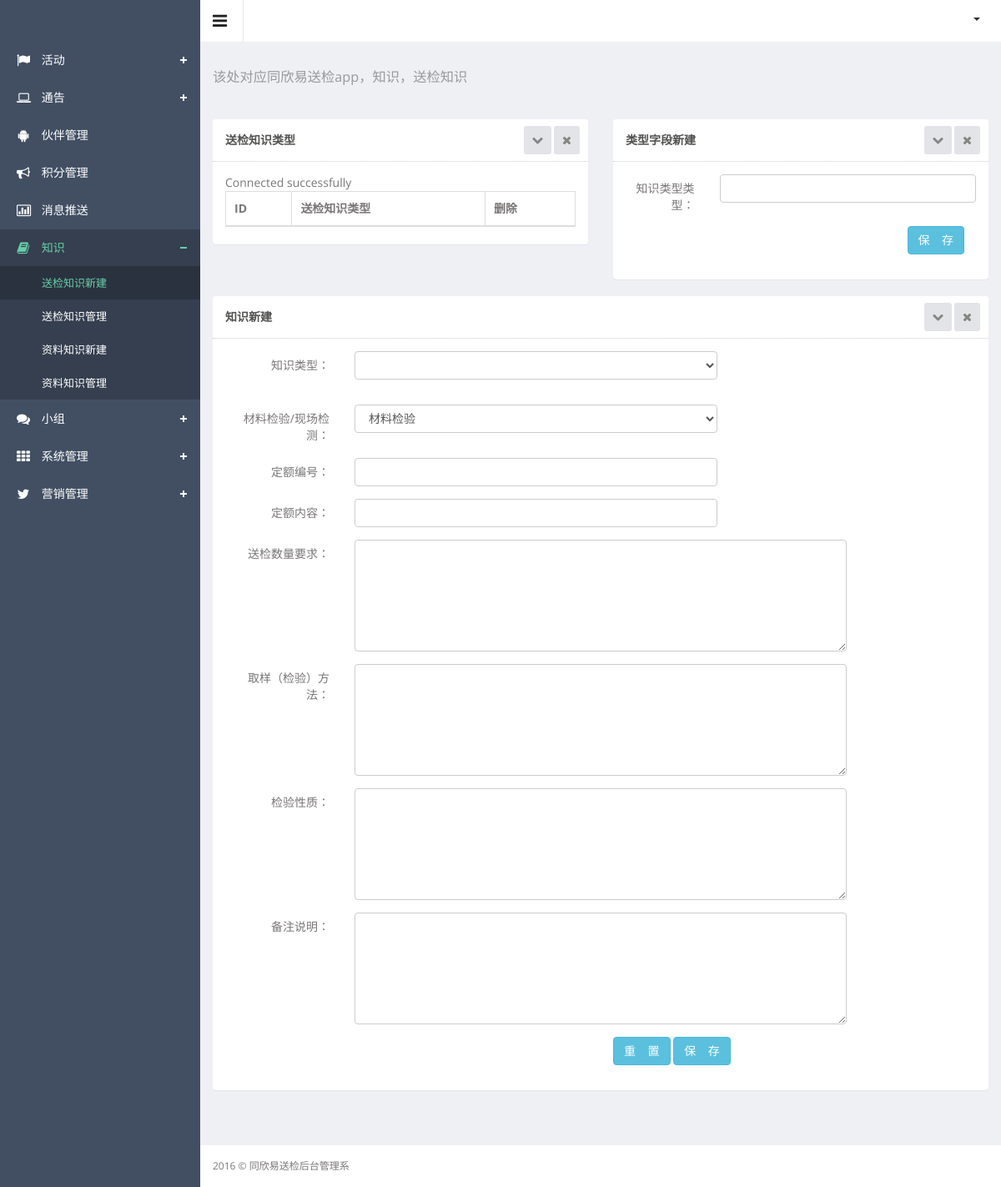
The page /admin/plus/zsxj.php on the database as committed earlier.
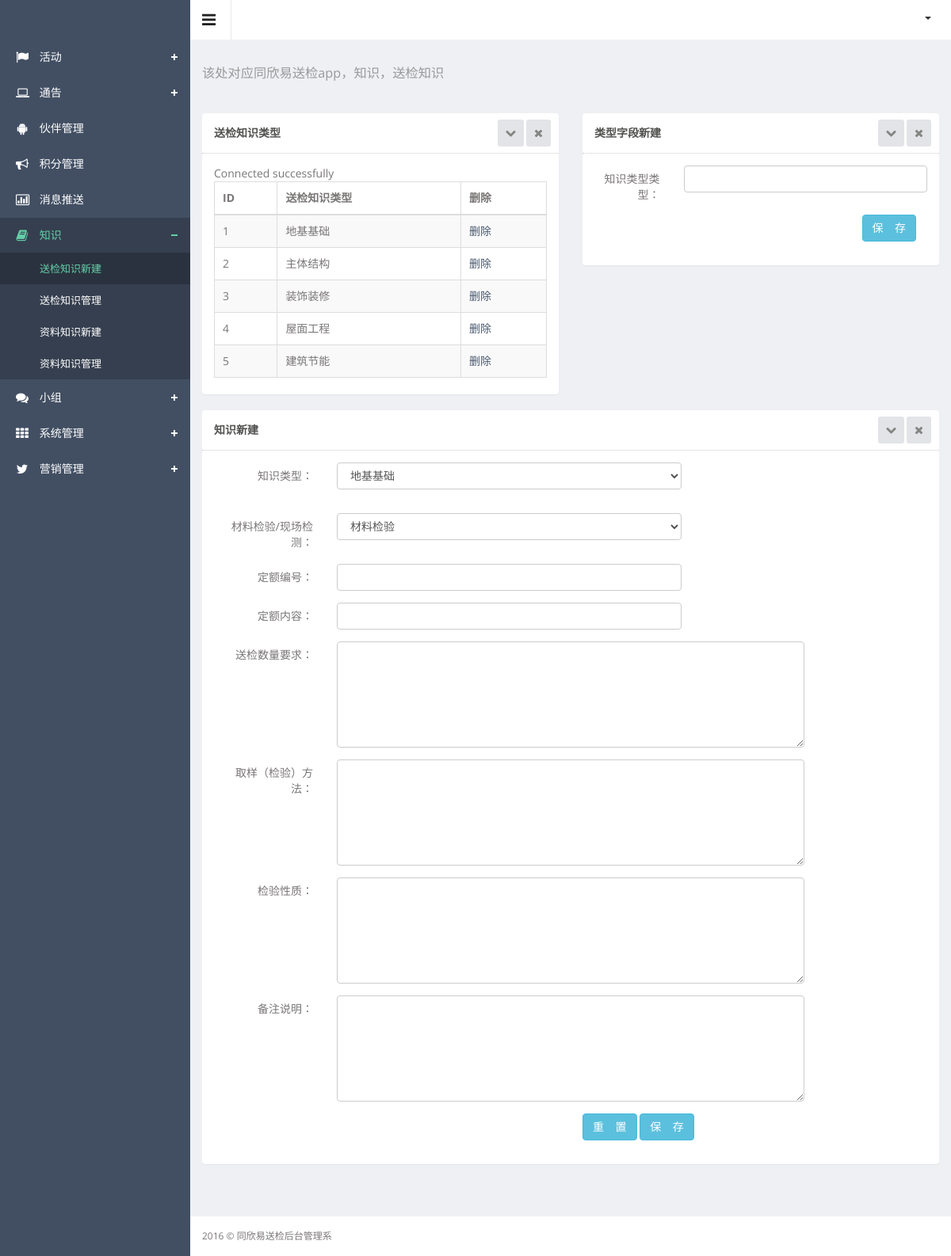
The same page on the database as committed later.
### admin/plus/zsxj.php (the view, shortened to what this page needs)
<!DOCTYPE html>
<html lang="en">
<head>
  <link href="../css/clndr.css" rel="stylesheet">
  <link href="../css/style.css" rel="stylesheet">
  <link href="../css/style-responsive.css" rel="stylesheet">
  <link rel="stylesheet" href="../js/data-tables/DT_bootstrap.css" />
  <link rel="stylesheet" type="text/css" href="../js/bootstrap-datetimepicker/css/datetimepicker-custom.css" />
</head>
<body class="sticky-header">
<section>
    <div class="left-side sticky-left-side">
        <div class="logo">
        </div>
        <div class="left-side-inner">
            <ul class="nav nav-pills nav-stacked custom-nav">
                <li class="menu-list"><a href="#"><i class="fa fa-flag"></i> <span>活动</span></a>
                </li>
                <li class="menu-list"><a href=""><i class="fa fa-laptop"></i> <span>通告</span></a>
                </li>
                <li><a href="hbgl.php"><i class="fa fa-android"></i> <span>伙伴管理</span></a></li>
                <li><a href="jfgl.php"><i class="fa fa-bullhorn"></i> <span>积分管理</span></a></li>
                <li><a href="xxts.php"><i class="fa fa-bar-chart-o"></i> <span>消息推送</span></a></li>
                <li class="menu-list nav-active"><a href=""><i class="fa fa-book"></i> <span>知识</span></a>
                    <ul class="sub-menu-list">
                        <li class="active"><a href="zsxj.php">送检知识新建</a></li>
                        <li><a href="zsgl.php">送检知识管理</a></li>
                        <li><a href="zlzsxj.php">资料知识新建</a></li>
                        <li><a href="zlzsgl.php">资料知识管理</a></li>
                    </ul>
                </li>
                <li class="menu-list"><a href=""><i class="fa fa-comments"></i> <span>小组</span></a>
                </li>
                <li class="menu-list"><a href=""><i class="fa fa-th"></i> <span>系统管理</span></a>
                </li>
                <li class="menu-list"><a href=""><i class="fa fa-twitter"></i> <span>营销管理</span></a>
                </li>
            </ul>
        </div>
    </div>
    <div class="main-content" >
        <div class="header-section">
            <a class="toggle-btn"><i class="fa fa-bars"></i></a>
            <div class="menu-right">
                <ul class="notification-menu">
                    <li>
                        <a href="#" class="btn btn-default dropdown-toggle" data-toggle="dropdown">
                            <span class="caret"></span>
                        </a>
                    </li>
                </ul>
            </div>
        </div>
        <div class="page-heading">
            <h3>
            	<small>该处对应同欣易送检app，知识，送检知识</small>
            </h3>
        </div>
        <div class="wrapper">
        	<div class="row">
                <div class="col-md-6">
                    <section class="panel">
                        <header class="panel-heading">
                        	送检知识类型
                            <span class="tools pull-right">
                                <a id="zslxpanel" class="fa fa-chevron-down" href="javascript:;"></a>
                                <a class="fa fa-times" href="javascript:;"></a>
                            </span>
                        </header>
                        <div class="panel-body">
                        	<div class="adv-table editable-table ">
                        		<table class="table table-striped table-hover table-bordered" id="editable-sample">
                        			<thead>
                        				<tr>
                        					<th>ID</th>
                        					<th>送检知识类型</th>
                        					<th>删除</th>
                        				</tr>
                        			</thead>
                        			<tbody>
                        				<?php
                        					require("../../conn.php");
                        					$sql = "select * from pc_送检知识类型  ";
                        					$result = $conn->query($sql);
                        					while($row = $result->fetch_assoc()) {
                        				?>
                        				<tr class="">
                        					<td><?php echo $row["id"];?></td>
                        					<td><?php echo $row["送检知识类型"];?></td>
                        					<td><a class="schu" sjc="<?php echo $row["时间戳"];?>">删除</a></td>
                        				</tr>
                        				<?php
																	}
																?>
                        			</tbody>
                        		</table>
                        	</div>
                        </div>
                    </section>
                </div>
                <div class="col-md-6">
                    <section class="panel">
                        <header class="panel-heading">
                        	类型字段新建
                            <span class="tools pull-right">
                                <a id="zdxjpanel" class="fa fa-chevron-down" href="javascript:;"></a>
                                <a class="fa fa-times" href="javascript:;"></a>
                            </span>
                        </header>
                        <div id="zdxjpanelbody" class="panel-body">
                        	<form id="lxzdform" class="form-horizontal cmxform">
                            	<div class="form-group">
                                <label for="sjzslx" class="col-lg-3 col-sm-2 control-label">知识类型类型：</label>
                                <div class="col-lg-9">
                                	<input id="sjzslx" name="sjzslx" class="form-control"  size="16" type="text" value="" />
                                </div>
                            	</div>
                            	<div class="form-group">
                                	<div class="col-lg-offset-9 col-lg-5">
                                		<button class="btn btn-default btn-info" type="submit">保&nbsp;&nbsp;&nbsp;&nbsp;存</button>
                                	</div>
                                </div>
                            </form>
                        </div>
                    </section>
                </div>
            </div>
            <div class="row">
                <div class="col-md-12">
                    <section class="panel">
                        <header class="panel-heading">
                        	知识新建
                              <span class="tools pull-right">
                                <a class="fa fa-chevron-down" href="javascript:;"></a>
                                <a class="fa fa-times" href="javascript:;"></a>
                             </span>
                        </header>
                        <div  class="panel-body">
                            <form id="zsxjform" class="form-horizontal cmxform ">
                                <div class="form-group">
                                    <label for="zslx" class="control-label col-lg-2">知识类型：</label>
                                    <div class="col-lg-6">
                                        <select id="zslx" name="zslx" class="form-control m-bot15">
                                       <?php
                                        	$sql = "select * from pc_送检知识类型  ";
                                        	$result = $conn->query($sql);
                                        	while($row = $result->fetch_assoc()) {
                                				?>
                                				<option><?php echo $row["送检知识类型"];?></option>
                                				<?php
                                					}
                                				?>
                                        </select>
                                    </div>
                                </div>
                                <div class="form-group">
                                    <label for="clxc" class="control-label col-lg-2">材料检验/现场检测：</label>
                                    <div class="col-lg-6">
                                    	<select id="clxc" name="clxc" class="form-control m-bot15">
                                        	<option selected="selected">材料检验</option>
                                        </select>
                                    </div>
                                </div>
                                <div class="form-group">
                                    <label for="dzbh" class="control-label col-lg-2">定额编号：</label>
                                    <div class="col-lg-6">
                                    	<input id="dzbh" name="dzbh" class="form-control"  size="16" type="text" value="" />
                                    </div>
                                </div>
                                <div class="form-group">
                                    <label for="dznr" class="control-label col-lg-2">定额内容：</label>
                                    <div class="col-lg-6">
                                    	<input id="dznr" name="dznr" class="form-control"  size="16" type="text" value="" />
                                    </div>
                                </div>
                               <div class="form-group">
                                    <label for="sjslyq" class="control-label col-lg-2">送检数量要求：</label>
                                    <div class="col-lg-8">
                                    	<textarea id="sjslyq" name="sjslyq" rows="6" class="form-control"></textarea>
                                    </div>
                                </div>
                                <div class="form-group">
                                    <label for="qyff" class="control-label col-lg-2">取样（检验）方法：</label>
                                    <div class="col-lg-8">
                                    	<textarea id="qyff" name="qyff" rows="6" class="form-control"></textarea>
                                    </div>
                                </div>
                                <div class="form-group">
                                    <label for="jyxz" class="control-label col-lg-2">检验性质：</label>
                                    <div class="col-lg-8">
                                    	<textarea id="jyxz" name="jyxz" rows="6" class="form-control"></textarea>
                                    </div>
                                </div>
                                <div class="form-group">
                                    <label for="bzsm" class="control-label col-lg-2">备注说明：</label>
                                    <div class="col-lg-8">
                                    	<textarea id="bzsm" name="bzsm" rows="6" class="form-control"></textarea>
                                    </div>
                                </div>
                                <div class="form-group">
                                	<div class="col-lg-offset-6 col-lg-5">
                                		<button id="myreset" class="btn btn-default btn-info" type="button">重&nbsp;&nbsp;&nbsp;&nbsp;置</button>
                                		<button class="btn btn-default btn-info" type="submit">保&nbsp;&nbsp;&nbsp;&nbsp;存</button>
                                	</div>
                                </div>
                            </form>
                        </div>
                    </section>
                </div>
            </div>
        </div>
        <footer>
            2016 &copy; 同欣易送检后台管理系
        </footer>
    </div>
</section>
</body>
</html>

Rows that differ between the two databases and show on the page:
added pc_送检知识类型: id "1", 送检知识类型 "地基基础"
added pc_送检知识类型: id "2", 送检知识类型 "主体结构"
added pc_送检知识类型: id "3", 送检知识类型 "装饰装修"
added pc_送检知识类型: id "4", 送检知识类型 "屋面工程"
added pc_送检知识类型: id "5", 送检知识类型 "建筑节能"
Other text that changed with them:
form field zslx: (not shown) → "地基基础"
